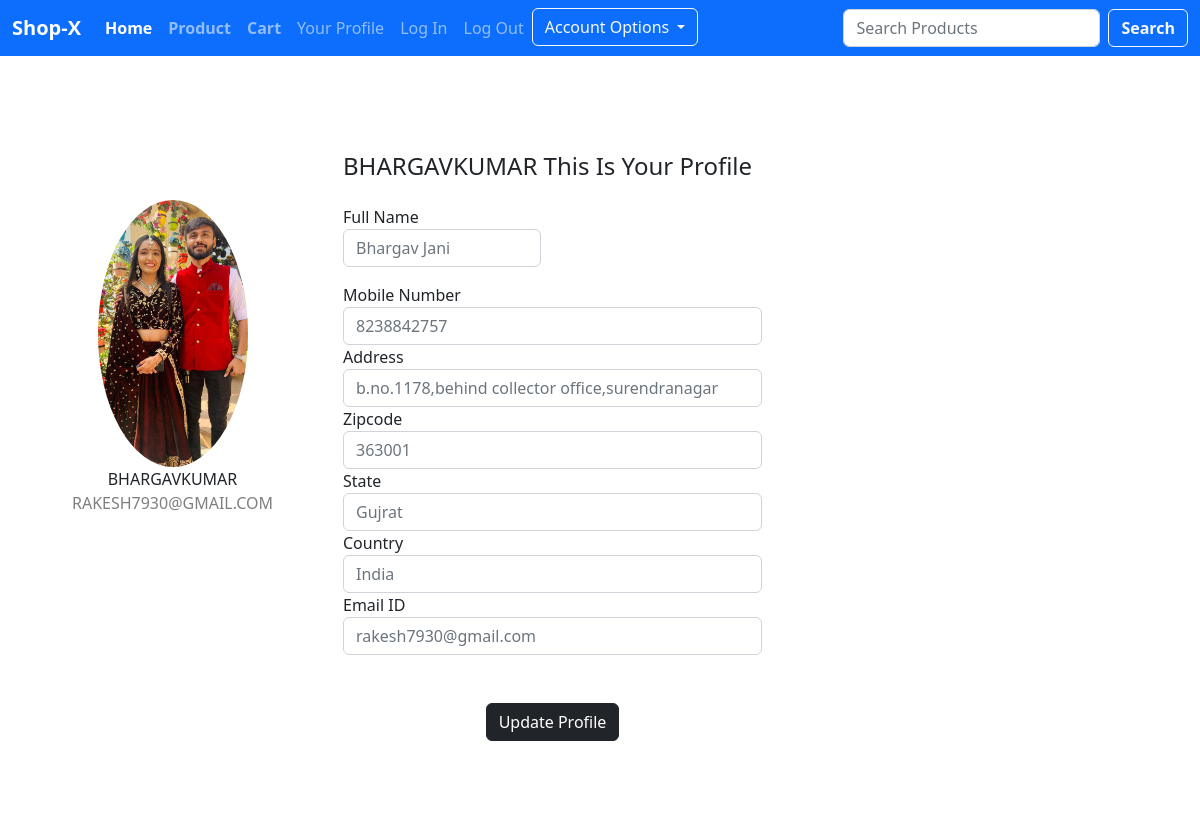
/profile/ (signed in), run on the app's committed database.
### home/models.py (models this page shows, shortened)
class Customer(models.Model):
    user = models.ForeignKey(User,on_delete=models.CASCADE)
    full_name = models.CharField(max_length=200)
    email = models.EmailField(max_length=200)
    phone = models.CharField(max_length=12)
    auth_token = models.CharField(max_length=1200,default=0)
    is_verified = models.BooleanField(default=False)
    image = models.ImageField(upload_to='profile',default=True)

class Shipping_Address(models.Model):
    customer = models.ForeignKey(Customer,on_delete=models.CASCADE)
    user = models.ForeignKey(User, on_delete=models.CASCADE,default=None)
    address = models.CharField(max_length=255)
    city = models.CharField(max_length=255)
    state = models.CharField(max_length=255)
    zip_code = models.CharField(max_length=255)
    phone = models.CharField(max_length=255,default=0)
    email = models.EmailField(max_length=255,default=True)
    full_name = models.CharField(max_length=255,default=None)

### home/views.py (the view)
# urls.py: path('profile/',profile_page,name='profile'),
@login_required(login_url="/login")
def profile_page(request):
    user = request.user
    customer = Customer.objects.filter(user=user).first()
    ship = Shipping_Address.objects.filter(customer=customer).first()
    return render(request,'profile.html',{'user':user, 'customer':customer,'ship':ship})

### templates/profile.html (shortened to what this page needs)
{% include 'base.html' %}
{% block body %}
<div class="container rounded bg-white mt-5 mb-5">
    <div class="row">
        <div class="col-md-3 border-right">
            <div class="d-flex flex-column align-items-center text-center p-3 py-5"><img class="rounded-circle mt-5" width="150px" src="/media/{{customer.image}}"><span class="font-weight-bold">{{user.username|upper}}</span><span class="text-black-50">{{customer.email|upper}}</span></div>
        </div>
        <div class="col-md-5 border-right">
            <div class="p-3 py-5">
                <div class="d-flex justify-content-between align-items-center mb-3">
                    <h4 class="text-right">{{user.username|upper}} This Is Your Profile</h4>
                </div>
                <div class="row mt-2">
                    <div class="col-md-6"><label class="labels">Full Name</label><input type="text" class="form-control" placeholder="{{ship.full_name}}" value=""></div>
                </div>
                <div class="row mt-3">
                    <div class="col-md-12"><label class="labels">Mobile Number</label><input type="text" class="form-control" placeholder="{{customer.phone}}" value=""></div>
                    <div class="col-md-12"><label class="labels">Address</label><input type="text" class="form-control" placeholder="{{ship.address}}" value=""></div>
                    <div class="col-md-12"><label class="labels">Zipcode</label><input type="text" class="form-control" placeholder="{{ship.zip_code}}" value=""></div>
                    <div class="col-md-12"><label class="labels">State</label><input type="text" class="form-control" placeholder="{{ship.state}}" value=""></div>
                    <div class="col-md-12"><label class="labels">Country</label><input type="text" class="form-control" placeholder="India" value=""></div>
                    <div class="col-md-12"><label class="labels">Email ID</label><input type="text" class="form-control" placeholder="{{customer.email}}" value=""></div>
                </div>
                <div class="mt-5 text-center"><button class="btn btn-dark" type="button">Update Profile</button></div>
            </div>
        </div>
    </div>
</div>
{% endblock body %}

### data on the page
Customer: image (picture), email "RAKESH7930@GMAIL.COM", phone "8238842757", email "rakesh7930@gmail.com"
Shipping_Address: full_name "Bhargav Jani", address "b.no.1178,behind collector office,surendranagar", zip_code "363001", state "Gujrat"

### other printed values
{{ user.username|upper }} "BHARGAVKUMAR"
